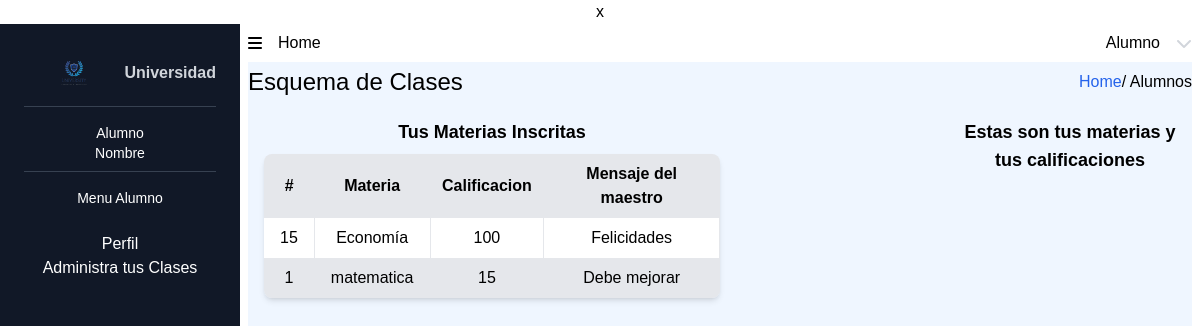
The page /src/alumno/Views_calificacion.php (signed in) on the database its author committed.
### tables this page shows
CREATE TABLE IF NOT EXISTS `alumnos_materias` (
  `id_am` int NOT NULL AUTO_INCREMENT,
  `id_alumno` int DEFAULT NULL,
  `id_alumate` int DEFAULT NULL,
  `calificacion` int DEFAULT NULL,
  `mensajes` text NOT NULL,
  PRIMARY KEY (`id_am`),
  KEY `alumnos_materias_FK` (`id_alumno`),
  KEY `alumnos_materias_FK_1` (`id_alumate`)
);

CREATE TABLE IF NOT EXISTS `materias` (
  `id_materia` int NOT NULL AUTO_INCREMENT,
  `materia` varchar(100) DEFAULT NULL,
  PRIMARY KEY (`id_materia`)
);

### src/alumno/Views_calificacion.php (the view, shortened to what this page needs)
<!DOCTYPE html>
<html>
<head>
    <link rel="stylesheet" href="/dist//output.css">
</head>x
<body>
    <div class="w-screen h-screen flex">
        <div class="flex h-full bg-gray-900 text-white w-60  py-6 flex-col justify-between">
            <div class="px-6">
                <div class="flex flex-row justify-center items-center width=50px pb-2">
                    <img src="../assets/logo-university.png" alt="Logo" class="mx-auto max-w-full" width="50px" height="50px mb-">
                    <span class="block font-semibold text-gray-300">Universidad</span>
                </div>
                <div class="border-t border-gray-700 mb-2 pt-4 text-sm">Alumno <br> <span> Nombre</span></div>
                <div class="border-t border-gray-700 pt-4 text-sm ">Menu Alumno</div>
                <div class="mt-6 space-y-2">
                    <div class="  ">
                        <ul class="">
                            <li><a href="./Alumno_views.php"> Perfil </a></li>
                            <li> Administra tus Clases </li>
                        </ul>
                    </div>
                </div>
            </div>
        </div>
        <div class="flex flex-col w-[calc(100%-15rem)] px-2">
            <nav class="flex h-10 w-full  flex-row justify-between items-center">
                <div class=" flex flex-row justify-items-stretch">
                    <a href="./Alumno_views.php" class="relative  flex flex-row items-center group">
                    <i class="fa-solid fa-bars"></i>
                        <p class="px-4"> Home </p>
                    </a>
                </div>
                <div class=" flex flex-row justify-between items-center">
                    <button id="buttonToggle" class="relative flex justify-center items-center group">
                        <p class="px-4"> Alumno </p>
                        <i class="text-gray-300 fa-sharp fa-solid fa-chevron-down"></i>
                    </button>
                </div>
            </nav>
            <section class=" h-screen bg-blue-50">
                <div class="flex  w-full flex-row justify-center items-center    ">
                    <div class="flex h-10 w-full  flex-row justify-between items-center">
                        <h1 class="text-2xl font-medium"> Esquema de Clases </h1>
                        <div>
                            <a href="AlumDashboard.php" class="text-blue-600">Home</a>/
                            <span>Alumnos</span>
                        </div>
                    </div>
                </div>
                <div class="flex p-4 gap-2 flex-row justify-between">
                    <div class="w-1/2 ">
                        <h2 class="text-lg font-bold mb-2">Tus Materias Inscritas</h2>
                        <div class="shadow-md rounded-lg overflow-hidden">
                            <table class="w-full table-auto">
                                <thead>
                                    <tr class="bg-gray-200">
                                        <th class="py-2 px-3 text-center">#</th>
                                        <th class="py-2 px-3 text-center">Materia</th>
                                        <th class="py-2 px-3 text-center">Calificacion</th>
                                        <th class="py-2 px-3 text-center">Mensaje del maestro</th>
                                    </tr>
                                </thead>
                                <tbody>
                                    <?php
                                    include('../accions/connection.php');
                                    $query  = "SELECT m.id_materia, m.materia, am.calificacion, am.mensajes
                                    FROM materias AS m
                                    JOIN alumnos_materias AS am ON m.id_materia = am.id_alumate
                                    JOIN usuarios AS u ON am.id_alumno = u.id_user
                                    WHERE u.rol_id = 3";
                                    $result = $mysqli->query($query);
                                    $style = 'bg-white';
                                    while ($row = $result->fetch_assoc()) {
                                        echo "<tr class='$style '>";
                                        echo "<td class='py-2 px-4 border-r'>" . $row['id_materia'] . "</td>";
                                        echo "<td class='py-2 px-4 border-r'>" . $row['materia'] . "</td>";
                                        echo "<td class='py-2 px-4 border-r'>" . $row['calificacion'] . "</td>";
                                        echo "<td class='py-2 px-4 border-r'>" . $row['mensajes'] . "</td>";
                                        echo "</tr>";
                                        $style = ($style == 'bg-white') ? 'bg-gray-200' : 'bg-white';
                                    }
                                    ?>
                                </tbody>
                            </table>
                        </div>
                    </div>
                    <div class="w-1/4 pl-4">
                        <h2 class="text-lg font-bold mb-2">Estas son tus materias y tus calificaciones</h2>
                    </div>
                </div>
            </section>
        </div>
    </div>
</body>
</html>

### rows shown on the page
alumnos_materias: id_alumate.id_materia "15", id_alumate.materia "Economía", calificacion "100", mensajes "Felicidades"
alumnos_materias: id_alumate.id_materia "1", id_alumate.materia "matematica", calificacion "15", mensajes "Debe mejorar"
